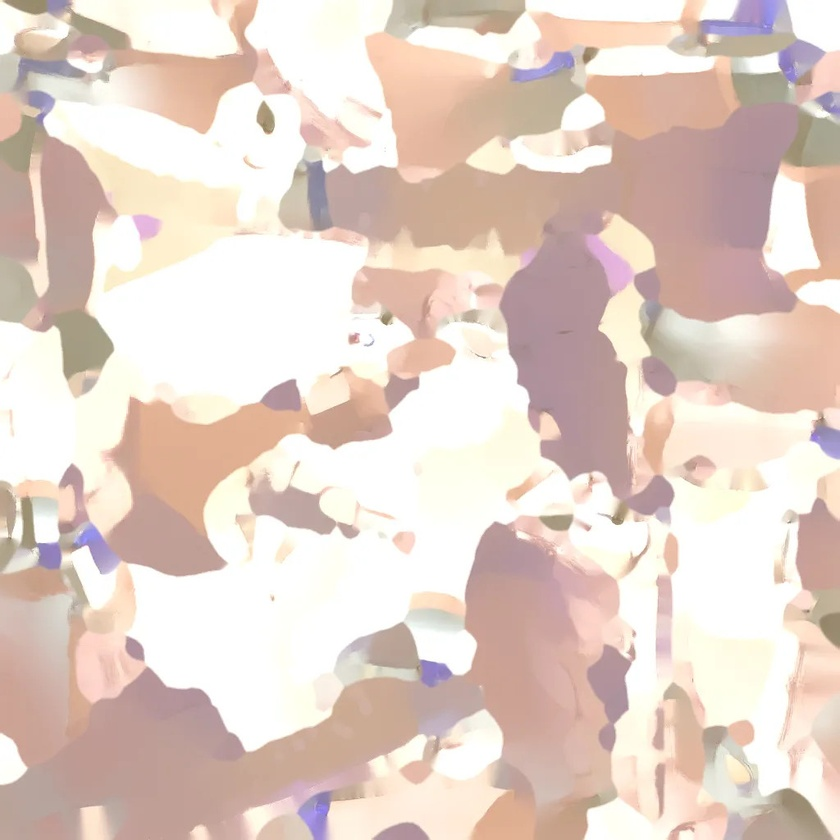
#> input picture saga-godot/assets/creatures/alpaca_Image_0.jpg, 840 x 840 px, shrunk from 1024 x 1024 before the run
$ python hero_post.py ../../saga-godot/assets/creatures/alpaca_Image_0.jpg ../../saga-godot/assets/creatures/alpaking_Image_0.jpg 1.0
#> lines starting #> are read from the running program, lines starting #| are printed output that depends on the picture
"""region_hero.py 결과에 번짐(블룸)·살짝 비네팅을 얹는다(PIL) — Blender 5 의 컴포지터 API 가 바뀌어 후처리는 따로 한다.
  py tools/world-forge/hero_post.py <입력.png> <출력.png> [강도=0.9]
"""
import sys
from PIL import Image, ImageFilter, ImageChops
import numpy as np

src, dst = sys.argv[1], sys.argv[2]
k = float(sys.argv[3]) if len(sys.argv) > 3 else 0.9
im = Image.open(src).convert('RGB')
#> im is the input picture: PIL image 840x840 RGB; mean R, G, B 227.2, 208.8, 199
a = np.asarray(im).astype(np.float32) / 255
lum = a.max(axis=2)
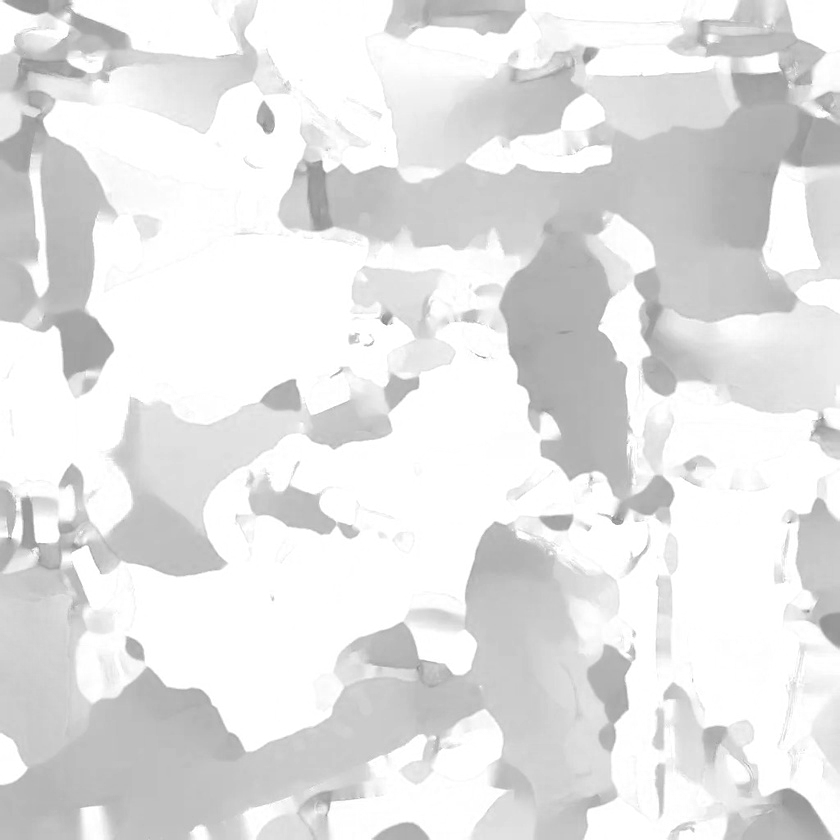
#> lum: shape (840, 840) float32; min 0.49, max 1, mean 0.893
mask = np.clip((lum - 0.62) / 0.38, 0, 1)[..., None]
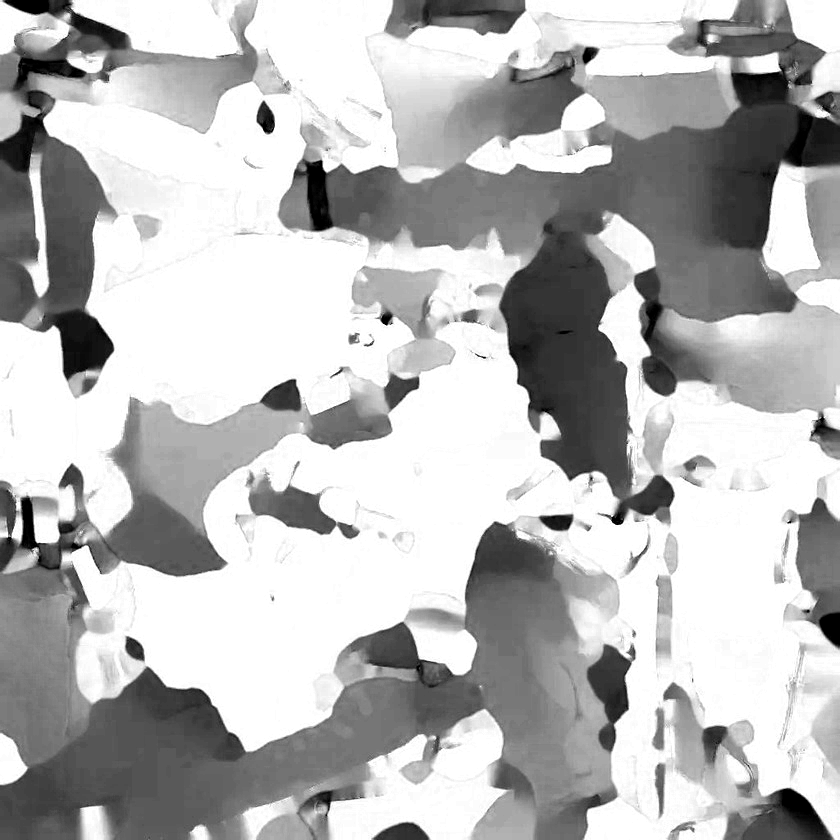
#> mask: shape (840, 840, 1) float32; min 0, max 1, mean 0.72
bright = Image.fromarray((a * mask * 255).astype(np.uint8))
glow = Image.new('RGB', im.size)
#> glow: PIL image 840x840 RGB; every value is 0
acc = np.zeros_like(a)
for r in (6, 18, 48):
    g = np.asarray(bright.filter(ImageFilter.GaussianBlur(r))).astype(np.float32) / 255
    acc += g * (0.5 if r < 20 else 0.6)
#> this loop made 3 passes
#> pass 1, `g = np.asarray(bright.filter(ImageFilter.GaussianBlur(r))).astype(np.f..`:
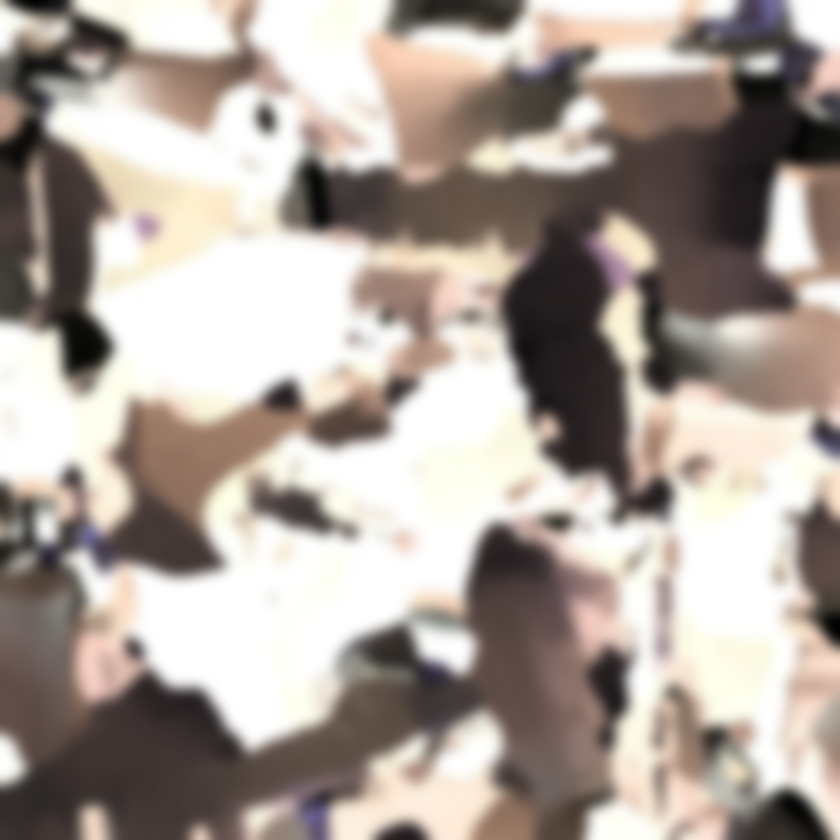
#> g: shape (840, 840, 3) float32; mean R, G, B 0.675, 0.634, 0.605
#> pass 1, `acc += g * (0.5 if r < 20 else 0.6)`:
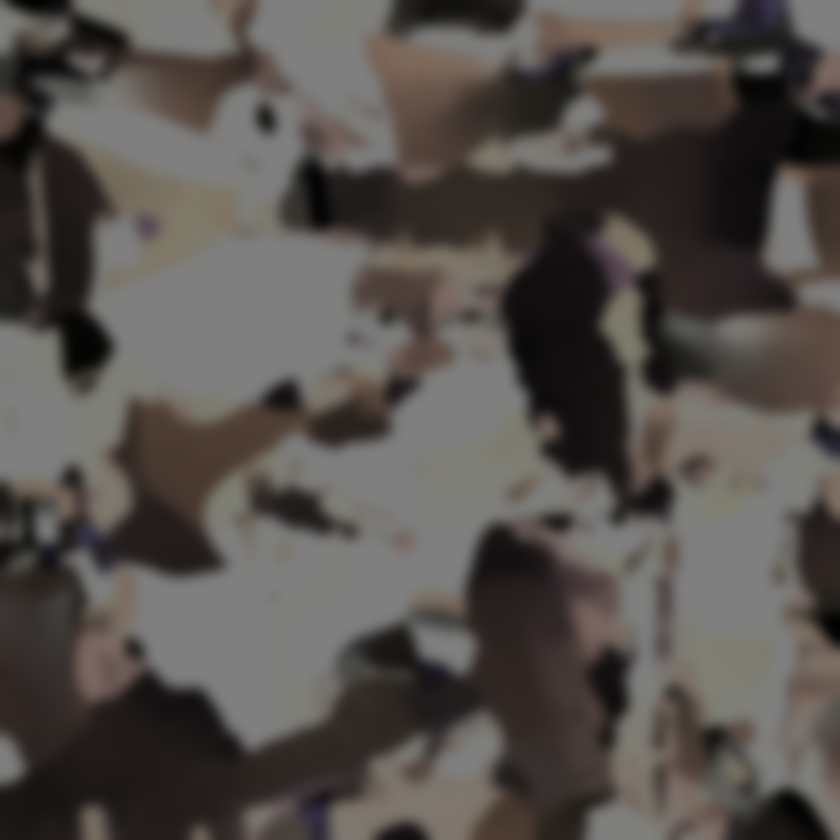
#> acc: shape (840, 840, 3) float32; mean R, G, B 0.338, 0.317, 0.303
#> after the loop:
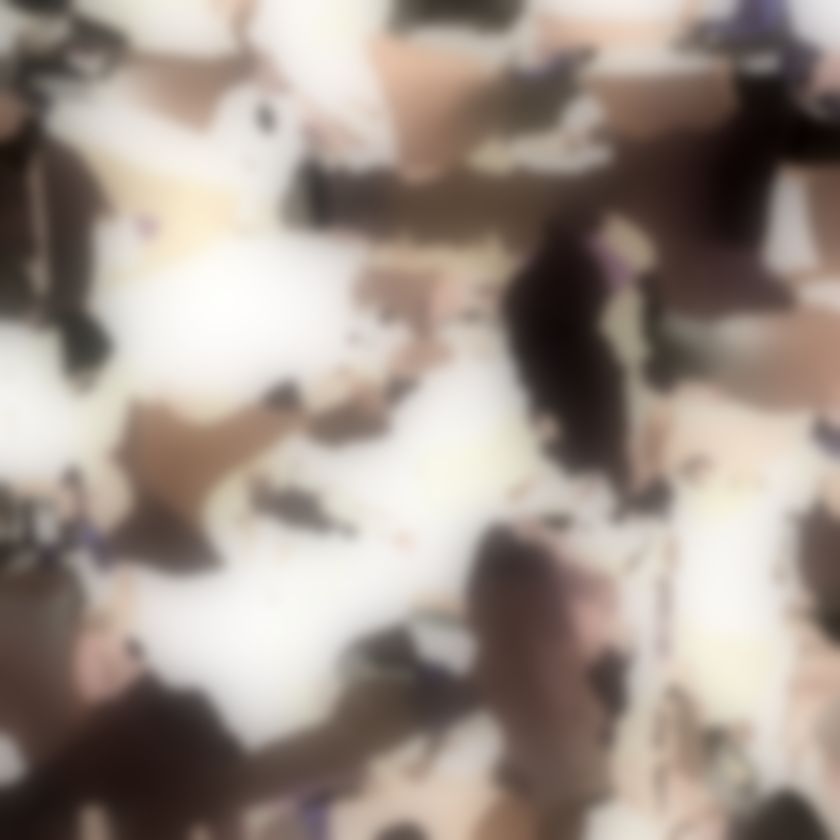
#> acc: shape (840, 840, 3) float32; mean R, G, B 1.08, 1.02, 0.969; drawn with min black and max white
out = 1 - (1 - a) * (1 - np.clip(acc * k, 0, 1))
h, w = out.shape[:2]
#> h = 840; w = 840
yy, xx = np.mgrid[0:h, 0:w]
v = 1 - 0.28 * (((xx - w / 2) / (w / 2)) ** 2 + ((yy - h / 2) / (h / 2)) ** 2) ** 1.2
out *= v[..., None]
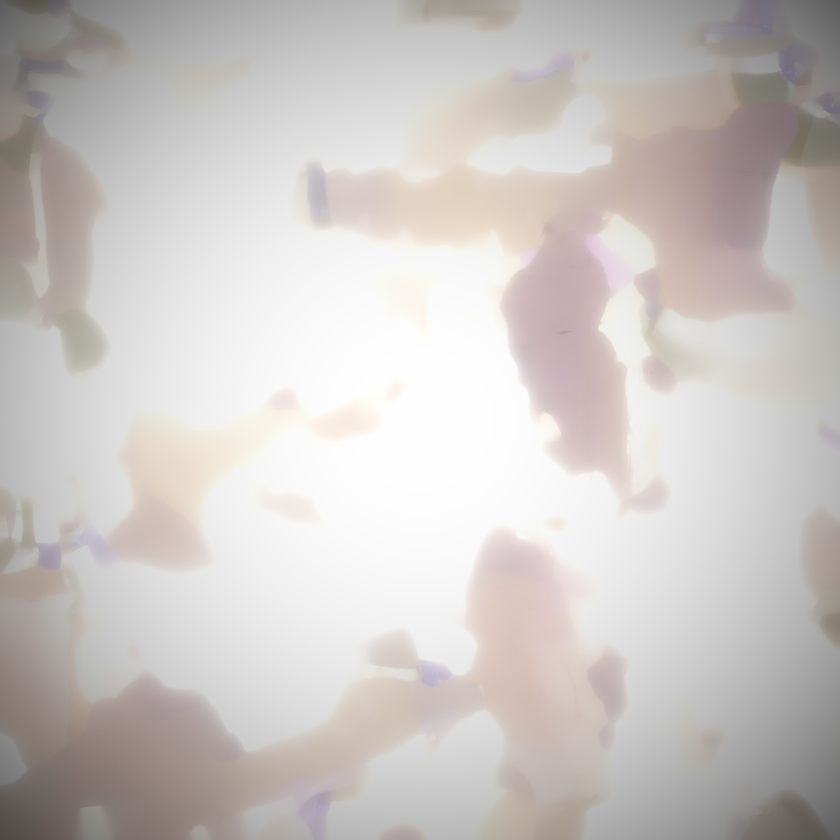
#> out: shape (840, 840, 3) float32; mean R, G, B 0.796, 0.776, 0.767
Image.fromarray((np.clip(out, 0, 1) * 255).astype(np.uint8)).save(dst)
print('SAVED', dst)
